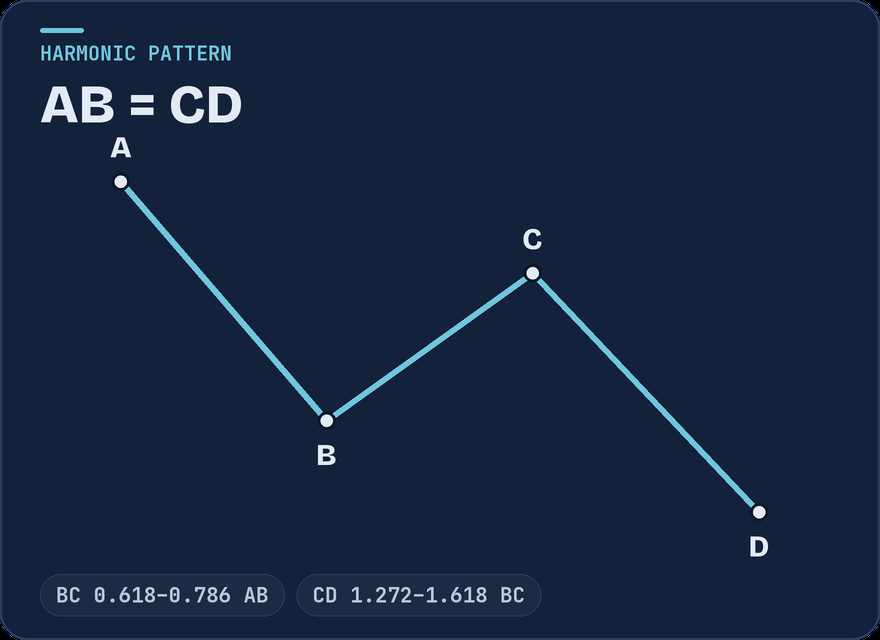
#> input picture assets/broll/cards/abcd.png, 880 x 640 px
$ python -i fx.py   (imports and definitions only)
#> lines starting #> are read from the running program, lines starting #| are printed output that depends on the picture
### vedit/util.py
"""Shared helpers: paths, logging, subprocess, ffprobe, JSON."""
import hashlib
import json
import os
import subprocess
import sys
import time
from pathlib import Path

for _s in (sys.stdout, sys.stderr):  # Tamil text in logs on a cp1252 Windows console
    if hasattr(_s, "reconfigure"):
        _s.reconfigure(encoding="utf-8", errors="replace")
#> further down, picture is the input picture: shape (640, 880, 3); mean B, G, R 62.5, 37.7, 22.9

REPO = Path(__file__).resolve().parent.parent
# Kept outside OneDrive so models and intermediate renders don't sync.
HOME = Path(os.environ.get("VEDIT_HOME", Path.home() / ".video-edit-skill"))
VIDEO_EXTS = {".mp4", ".mov", ".mkv", ".webm", ".m4v", ".avi"}


def log(msg):
    print(f"[vedit {time.strftime('%H:%M:%S')}] {msg}", flush=True)


# [53 lines left out: functions run, probe, file_key, work_dir, not called in this run]


def save_json(path, obj):
    Path(path).write_text(json.dumps(obj, ensure_ascii=False, indent=1), encoding="utf-8")


def load_json(path):
    return json.loads(Path(path).read_text(encoding="utf-8"))


# [7 lines left out: function has_nvenc, not called in this run]

### vedit/fx.py
"""Motion-graphics toolkit: easing, text sprites, sprite blitting, grade, grain, vignette.

Everything works on float32 BGR canvases (0..255) and premultiplied BGRA sprites."""
import math
from functools import lru_cache

import cv2
import numpy as np
from PIL import Image, ImageDraw, ImageFont

from .util import REPO

FONTS = REPO / "assets" / "fonts"
SS = 2  # text is drawn at 2x then reduced, for clean edges

# warm editorial palette (BGR): ink, ivory, gold family. Red/green are for up/down only.
INK = (8, 8, 10)
IVORY = (226, 239, 246)
GOLD = (60, 194, 255)
GOLD_HI = (138, 224, 255)
GOLD_LO = (20, 120, 210)
BRASS = (91, 161, 201)          # #C9A15B, the one accent
BRASS_HI = (140, 196, 232)
IVORY2 = (238, 246, 250)
MUTED = (196, 188, 170)
UP = (110, 200, 70)
DOWN = (60, 70, 225)


# ------------------------------------------------------------------ easing

def clamp01(x):
    return 0.0 if x < 0 else 1.0 if x > 1 else x


def smooth01(x):
    """smoothstep of an array already scaled so 0..1 is the ramp."""
    x = np.clip(x, 0.0, 1.0)
    return x * x * (3 - 2 * x)


def ease_out_cubic(x):
    x = clamp01(x)
    return 1 - (1 - x) ** 3


def ease_in_out(x):
    x = clamp01(x)
    return x * x * (3 - 2 * x)


def ease_out_back(x, s=1.9):
    x = clamp01(x)
    return 1 + (s + 1) * (x - 1) ** 3 + s * (x - 1) ** 2


# [7 lines left out: function spring, not called in this run]


# ------------------------------------------------------------------ fonts & text

@lru_cache(maxsize=64)
def _font(name, size):
    return ImageFont.truetype(str(FONTS / name), int(size))


FONT_SETS = {
    "display": ("anton-latin-400-normal.ttf", "anton-latin-ext-400-normal.ttf"),
    "sans": ("montserrat-latin-800-normal.ttf", "montserrat-latin-ext-800-normal.ttf"),
    "black": ("montserrat-latin-900-normal.ttf", "montserrat-latin-ext-800-normal.ttf"),
    "serif": ("playfair-display-latin-800-italic.ttf", "playfair-display-latin-800-italic.ttf"),
}
EXT_ONLY = "₹"  # rupee sign lives in the latin-ext files


# [121 lines left out: functions _runs, text_size, gradient_fill, text_sprite, rect_sprite, blit, not called in this run]


def add_glow(canvas, layer, strength=0.6, sigma=8):
    canvas += cv2.GaussianBlur(layer, (0, 0), sigma) * strength


# ------------------------------------------------------------------ post: grade, vignette, grain

# [4 lines left out: function vignette, not called in this run]


class Grain:
    """Pre-rendered film grain tiles, cycled per frame so it moves like real stock."""

    # [8 lines left out: function __init__, not called in this run]

    def __call__(self, canvas, frame_no):
        canvas += self.tiles[frame_no % len(self.tiles)]


# [11 lines left out: function grade, not called in this run]


def finish(img, halation=0.05, saturation=0.94):
    """The last look over the whole composite (in place): shadows lean cool, highlights warm, a touch less
    colour so the yellow hoodie does not shout, and a faint warm bloom around the brightest areas."""
#> called with halation = 0.05, saturation = 0.94
    x = img / 255.0
    luma = (x[..., 0] * 0.114 + x[..., 1] * 0.587 + x[..., 2] * 0.299)
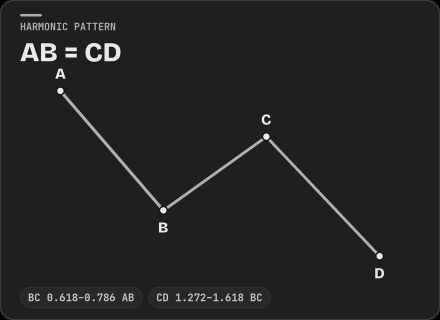
#> luma: shape (640, 880) float64 (shown at 1/2 size); min 0, max 1, mean 0.142
    sh = 1 - smooth01(luma / 0.45)
#> in smooth01, `x = np.clip(x, 0.0, 1.0)`:
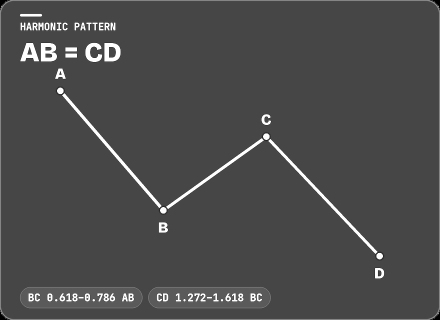
#> x: shape (640, 880) float64 (shown at 1/2 size); min 0, max 1, mean 0.299
#> in smooth01, `return x * x * (3 - 2 * x)`:
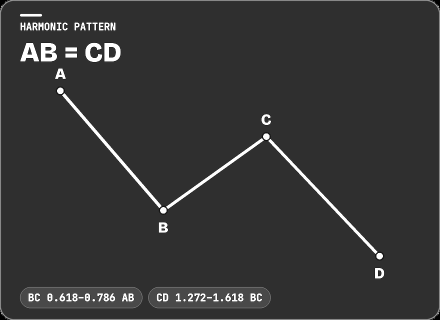
#> returned value: shape (640, 880) float64 (shown at 1/2 size); min 0, max 1, mean 0.215
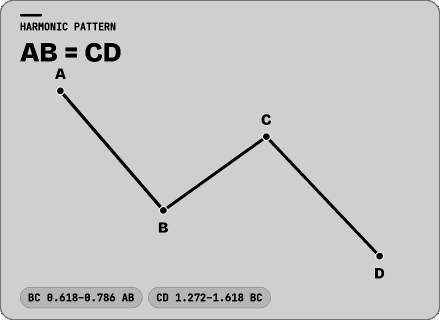
#> sh: shape (640, 880) float64 (shown at 1/2 size); min 0, max 1, mean 0.785
    hi = smooth01((luma - 0.55) / 0.45)
#> in smooth01 (call 2), `x = np.clip(x, 0.0, 1.0)`:
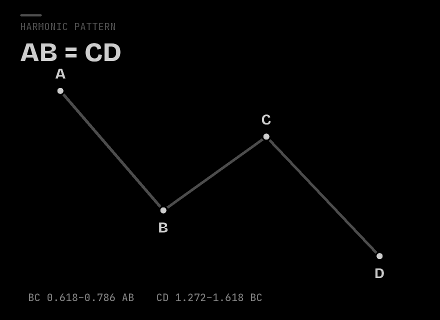
#> x: shape (640, 880) float64 (shown at 1/2 size); min 0, max 1, mean 0.0106
    x[..., 0] += 0.010 * sh - 0.007 * hi
#> x: shape (640, 880, 3) float64
    x[..., 2] += -0.003 * sh + 0.009 * hi
    l3 = luma[..., None]
    x = l3 + (x - l3) * saturation
    if halation > 0:
        bright = np.clip(luma - 0.72, 0, 1)
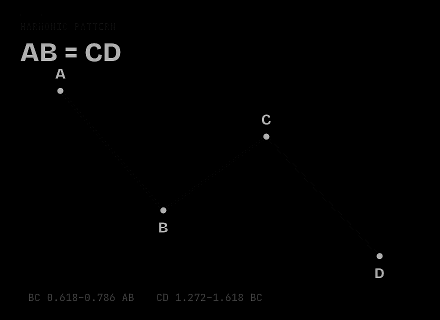
#> bright: shape (640, 880) float64 (shown at 1/2 size); min 0, max 0.28, mean 0.00166; drawn with min black and max white
        h, w = bright.shape
        sm = cv2.resize(bright, (w // 8, h // 8), interpolation=cv2.INTER_AREA)
        sm = cv2.resize(cv2.GaussianBlur(sm, (0, 0), 3.0), (w, h), interpolation=cv2.INTER_LINEAR)
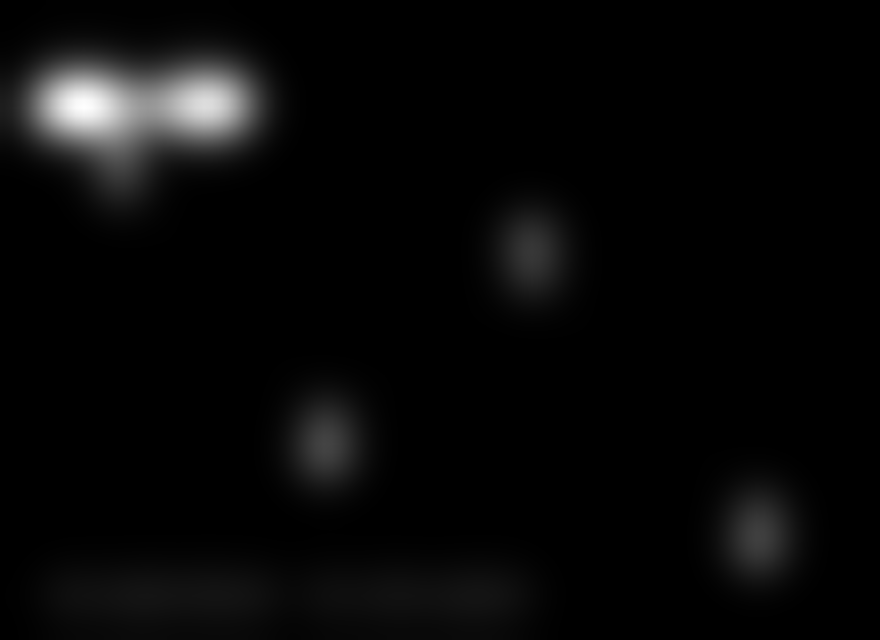
#> sm: shape (640, 880) float64; min 0, max 0.0508, mean 0.00167; drawn with min black and max white
        x += sm[..., None] * np.array((0.55, 0.75, 1.0), np.float32) * halation * 3.0
    img[:] = np.clip(x * 255.0, 0, 255)
    return img


# ------------------------------------------------------------------ premium kit: halo text, frosted panels

# [9 lines left out: function with_halo, not called in this run]


class Panel:
    """A label: solid near-black fill, a brass hairline and a soft shadow, small corner radius (printed, not UI).
    `frost=True` gives the frosted-glass variant instead (backdrop blurred and tinted); it reads as a UI card, so it is
    off by default. Draw text sprites over it yourself."""

    # [37 lines left out: functions __init__, draw, not called in this run]


def text_halo(text, face="sans", size=60, fill=IVORY2, tracking=0, blur=9, a=0.5):
    return with_halo(text_sprite(text, face, size, fill=fill, tracking=tracking), blur, a)


def unsharp(img, amount=0.55, sigma=1.4):
    blur = cv2.GaussianBlur(img, (0, 0), sigma)
    return np.clip(img + (img - blur) * amount, 0, 255)

>>> import cv2
>>> picture = cv2.imread('../assets/broll/cards/abcd.png')
>>> result = finish(picture)

$ run again, on assets/broll/cards/bat.png
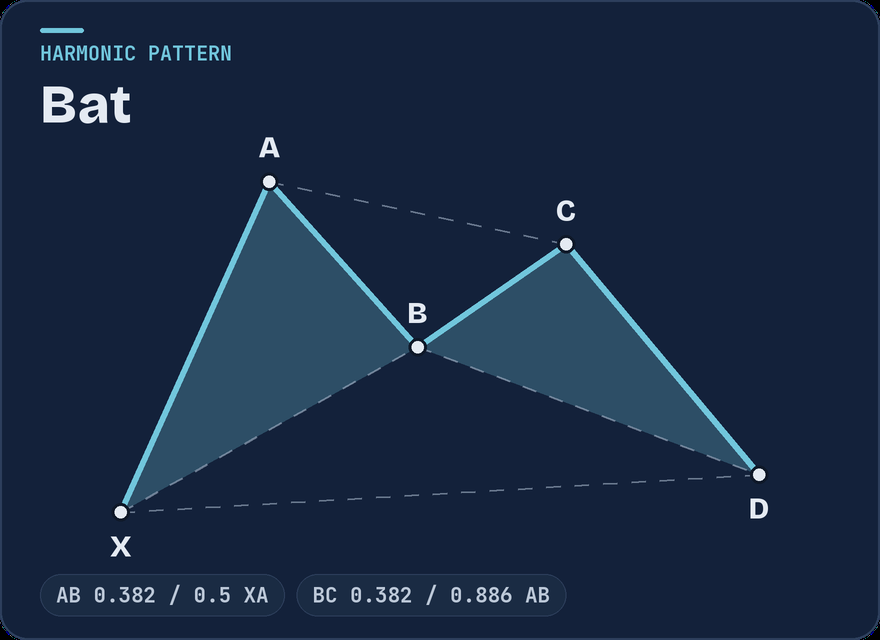
#> input picture assets/broll/cards/bat.png, 880 x 640 px
#> picture is the input picture: shape (640, 880, 3); mean B, G, R 67.4, 42.7, 25.7
#> in finish, `sh = 1 - smooth01(luma / 0.45)`:
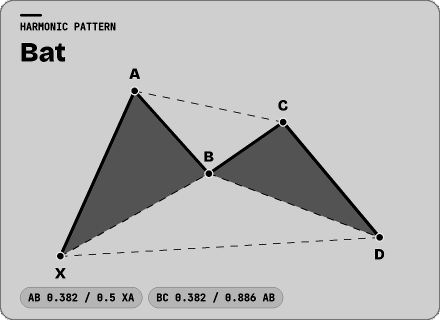
#> sh: shape (640, 880) float64 (shown at 1/2 size); min 0, max 1, mean 0.731
#> in finish, `sm = cv2.resize(cv2.GaussianBlur(sm, (0, 0), 3.0), (w, h), interpolati..`:
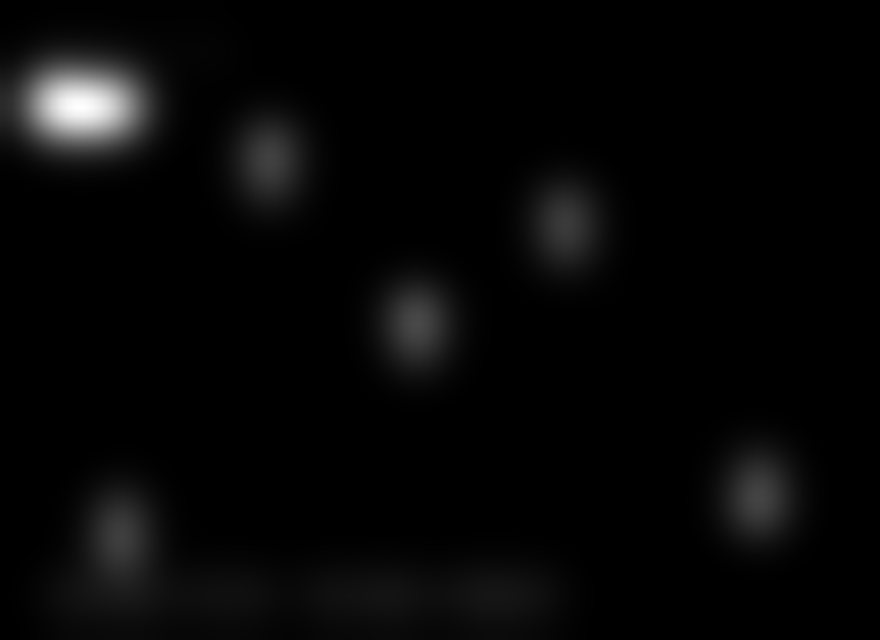
#> sm: shape (640, 880) float64; min 0, max 0.0482, mean 0.0013; drawn with min black and max white

$ run again, on assets/broll/cards/butterfly.png
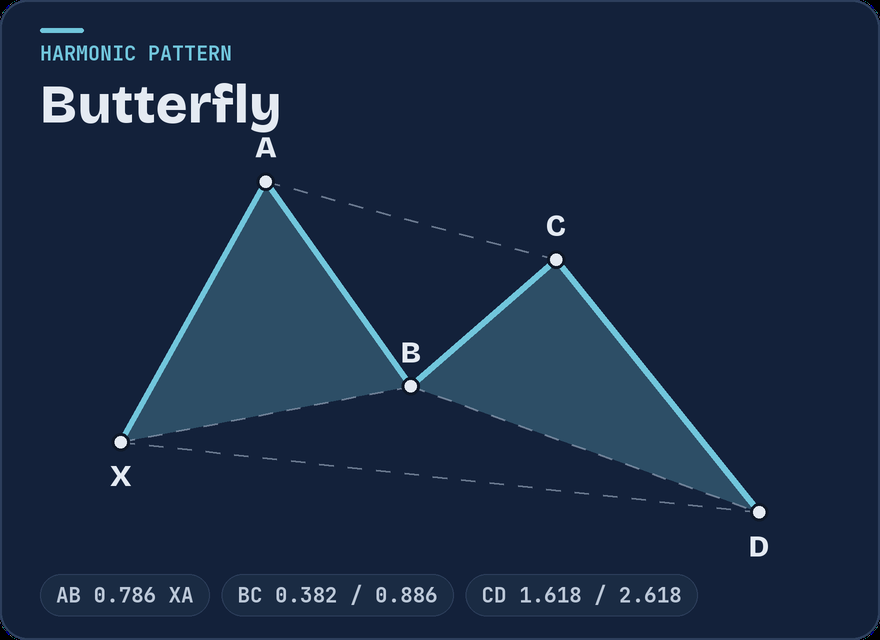
#> input picture assets/broll/cards/butterfly.png, 880 x 640 px
#> picture is the input picture: shape (640, 880, 3); mean B, G, R 68.6, 44, 26.9
#> in finish, `sh = 1 - smooth01(luma / 0.45)`:
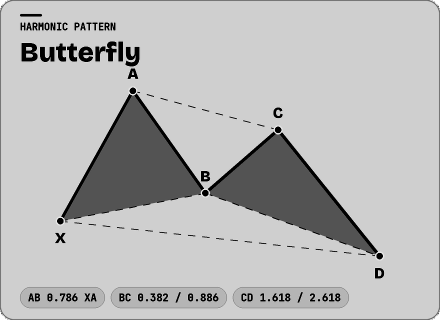
#> sh: shape (640, 880) float64 (shown at 1/2 size); min 0, max 1, mean 0.724
#> in finish, `sm = cv2.resize(cv2.GaussianBlur(sm, (0, 0), 3.0), (w, h), interpolati..`:
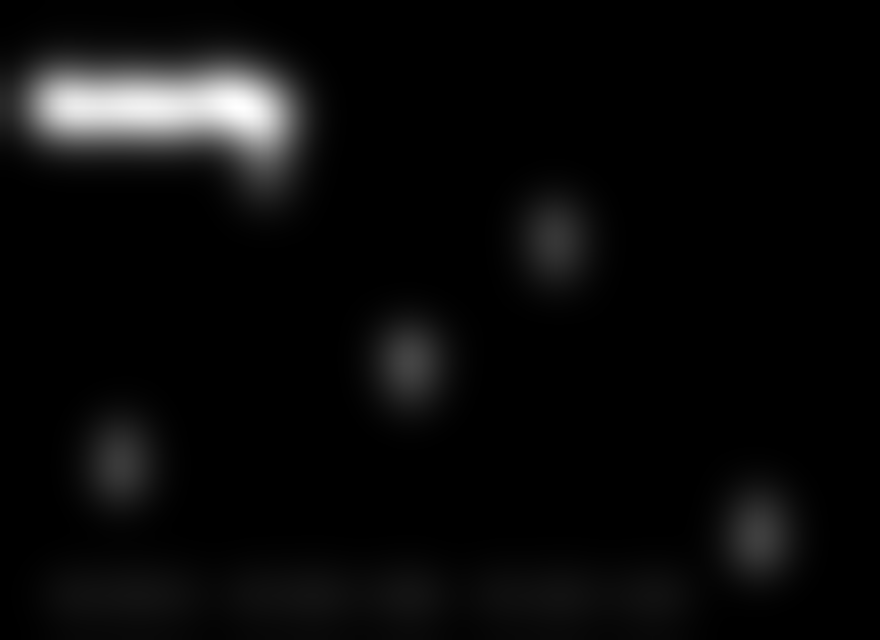
#> sm: shape (640, 880) float64; min 0, max 0.0517, mean 0.00222; drawn with min black and max white
